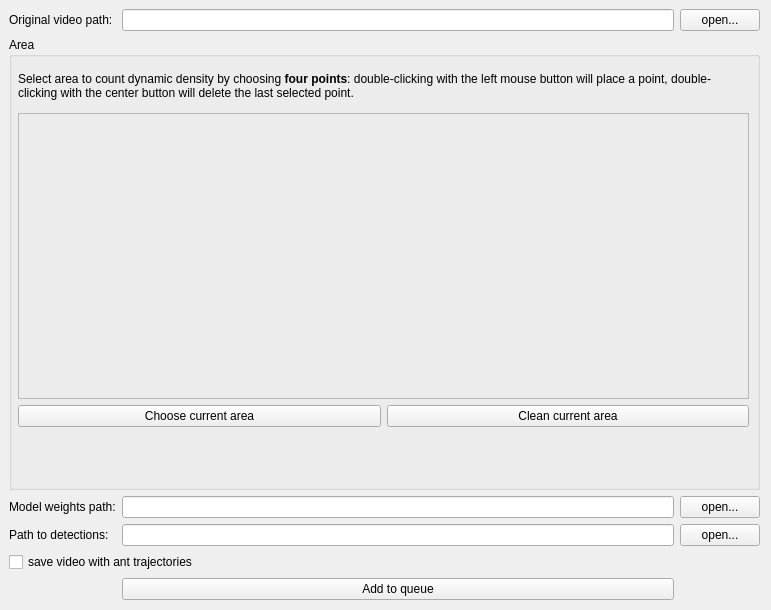
<?xml version="1.0" encoding="UTF-8"?>
<ui version="4.0">
 <class>Form</class>
 <widget class="QWidget" name="Form">
  <property name="geometry">
   <rect>
    <x>0</x>
    <y>0</y>
    <width>771</width>
    <height>610</height>
   </rect>
  </property>
  <property name="windowTitle">
   <string>Parameters for dynamic density</string>
  </property>
  <widget class="QWidget" name="gridLayoutWidget">
   <property name="geometry">
    <rect>
     <x>9</x>
     <y>9</y>
     <width>751</width>
     <height>591</height>
    </rect>
   </property>
   <layout class="QGridLayout" name="gridLayout" rowstretch="0,0,0,0,0,0" columnstretch="0,1,0">
    <property name="sizeConstraint">
     <enum>QLayout::SetNoConstraint</enum>
    </property>
    <item row="3" column="1">
     <widget class="QLineEdit" name="lineEdit_2"/>
    </item>
    <item row="4" column="0" colspan="3">
     <widget class="QCheckBox" name="checkBox">
      <property name="text">
       <string>save video with ant trajectories</string>
      </property>
     </widget>
    </item>
    <item row="0" column="0">
     <widget class="QLabel" name="label">
      <property name="text">
       <string>Original video path:</string>
      </property>
     </widget>
    </item>
    <item row="5" column="0">
     <spacer name="horizontalSpacer">
      <property name="orientation">
       <enum>Qt::Horizontal</enum>
      </property>
      <property name="sizeType">
       <enum>QSizePolicy::Preferred</enum>
      </property>
      <property name="sizeHint" stdset="0">
       <size>
        <width>20</width>
        <height>20</height>
       </size>
      </property>
     </spacer>
    </item>
    <item row="1" column="0" colspan="3">
     <layout class="QGridLayout" name="gridLayout_2">
      <item row="0" column="0">
       <widget class="QGroupBox" name="groupBox">
        <property name="title">
         <string>Area</string>
        </property>
        <property name="flat">
         <bool>false</bool>
        </property>
        <widget class="QWidget" name="gridLayoutWidget_3">
         <property name="geometry">
          <rect>
           <x>9</x>
           <y>29</y>
           <width>731</width>
           <height>361</height>
          </rect>
         </property>
         <layout class="QGridLayout" name="gridLayout_3" rowstretch="1,7,1">
          <item row="2" column="0">
           <widget class="QPushButton" name="pushButton_2">
            <property name="text">
             <string>Choose current area</string>
            </property>
           </widget>
          </item>
          <item row="2" column="1">
           <widget class="QPushButton" name="pushButton_6">
            <property name="text">
             <string>Clean current area</string>
            </property>
           </widget>
          </item>
          <item row="1" column="0" colspan="2">
           <widget class="QFrame" name="frame">
            <property name="frameShape">
             <enum>QFrame::StyledPanel</enum>
            </property>
            <property name="frameShadow">
             <enum>QFrame::Raised</enum>
            </property>
           </widget>
          </item>
          <item row="0" column="0" colspan="2">
           <widget class="QLabel" name="label_4">
            <property name="text">
             <string>&lt;html&gt;&lt;head/&gt;&lt;body&gt;&lt;p&gt;Select area to count dynamic density by choosing &lt;span style=&quot; font-weight:600;&quot;&gt;four points&lt;/span&gt;: double-clicking with the left mouse button will place a point, double-clicking with the center button will delete the last selected point.&lt;/p&gt;&lt;/body&gt;&lt;/html&gt;</string>
            </property>
            <property name="wordWrap">
             <bool>true</bool>
            </property>
           </widget>
          </item>
         </layout>
        </widget>
       </widget>
      </item>
     </layout>
    </item>
    <item row="2" column="2">
     <widget class="QPushButton" name="pushButton_3">
      <property name="text">
       <string>open...</string>
      </property>
     </widget>
    </item>
    <item row="3" column="0">
     <widget class="QLabel" name="label_3">
      <property name="text">
       <string>Path to detections:</string>
      </property>
      <property name="textInteractionFlags">
       <set>Qt::NoTextInteraction</set>
      </property>
     </widget>
    </item>
    <item row="5" column="1">
     <widget class="QPushButton" name="pushButton_5">
      <property name="text">
       <string>Add to queue</string>
      </property>
     </widget>
    </item>
    <item row="0" column="1">
     <widget class="QLineEdit" name="lineEdit_3"/>
    </item>
    <item row="0" column="2">
     <widget class="QPushButton" name="pushButton">
      <property name="text">
       <string>open...</string>
      </property>
     </widget>
    </item>
    <item row="5" column="2">
     <spacer name="horizontalSpacer_2">
      <property name="orientation">
       <enum>Qt::Horizontal</enum>
      </property>
      <property name="sizeType">
       <enum>QSizePolicy::Minimum</enum>
      </property>
      <property name="sizeHint" stdset="0">
       <size>
        <width>40</width>
        <height>20</height>
       </size>
      </property>
     </spacer>
    </item>
    <item row="3" column="2">
     <widget class="QPushButton" name="pushButton_4">
      <property name="text">
       <string>open...</string>
      </property>
     </widget>
    </item>
    <item row="2" column="1">
     <widget class="QLineEdit" name="lineEdit"/>
    </item>
    <item row="2" column="0">
     <widget class="QLabel" name="label_2">
      <property name="text">
       <string>Model weights path:</string>
      </property>
      <property name="textInteractionFlags">
       <set>Qt::NoTextInteraction</set>
      </property>
     </widget>
    </item>
   </layout>
  </widget>
 </widget>
 <resources/>
 <connections/>
</ui>
